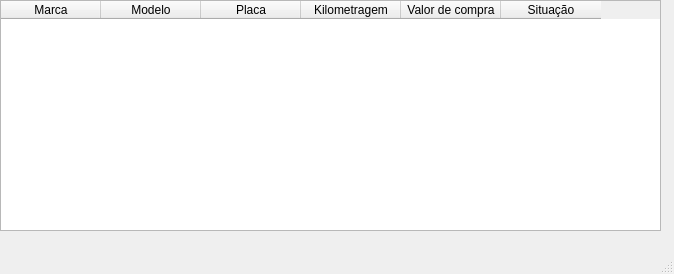
<?xml version="1.0" encoding="UTF-8"?>
<ui version="4.0">
 <class>MainWindowListagemVeiculo</class>
 <widget class="QMainWindow" name="MainWindowListagemVeiculo">
  <property name="geometry">
   <rect>
    <x>0</x>
    <y>0</y>
    <width>674</width>
    <height>274</height>
   </rect>
  </property>
  <property name="windowTitle">
   <string>Lista de veiculos</string>
  </property>
  <widget class="QWidget" name="centralwidget">
   <widget class="QTableWidget" name="tableWidgetGridVeiculos">
    <property name="geometry">
     <rect>
      <x>0</x>
      <y>0</y>
      <width>661</width>
      <height>231</height>
     </rect>
    </property>
    <column>
     <property name="text">
      <string>Marca</string>
     </property>
    </column>
    <column>
     <property name="text">
      <string>Modelo</string>
     </property>
    </column>
    <column>
     <property name="text">
      <string>Placa</string>
     </property>
    </column>
    <column>
     <property name="text">
      <string>Kilometragem</string>
     </property>
    </column>
    <column>
     <property name="text">
      <string>Valor de compra</string>
     </property>
    </column>
    <column>
     <property name="text">
      <string>Situação</string>
     </property>
    </column>
   </widget>
  </widget>
  <widget class="QMenuBar" name="menubar">
   <property name="geometry">
    <rect>
     <x>0</x>
     <y>0</y>
     <width>674</width>
     <height>21</height>
    </rect>
   </property>
  </widget>
  <widget class="QStatusBar" name="statusbar"/>
 </widget>
 <resources/>
 <connections/>
</ui>
